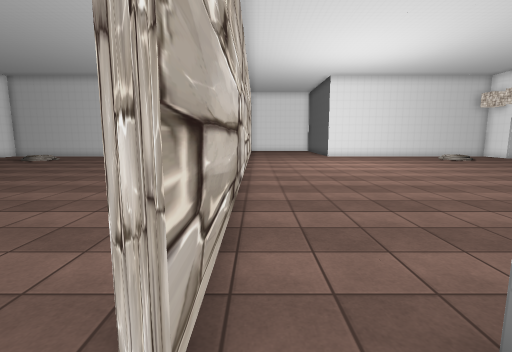
View 1 (above)

23 first-person views from a walk through a scene from a Unity 3-D project. The camera is 1.5 m above the floor, tilts 8° down and sees 85° across. The floor is counted in squares, 1 m on a side. Each view is taken from the middle of a square. On the plan, view 1 faces up. The plan holds only what a view shows up to about 14 squares ahead; the rest is blank. The player character is not drawn. Door leaves are left out, so doorways stand open. Some surface patterns are stand-ins.

View 2
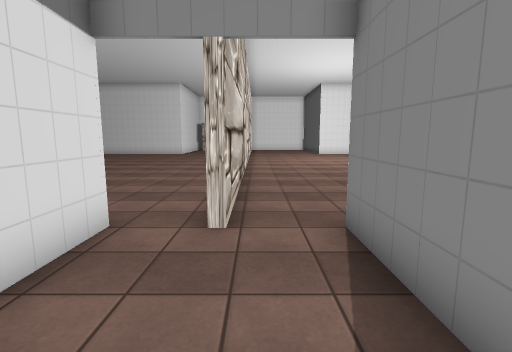

View 3
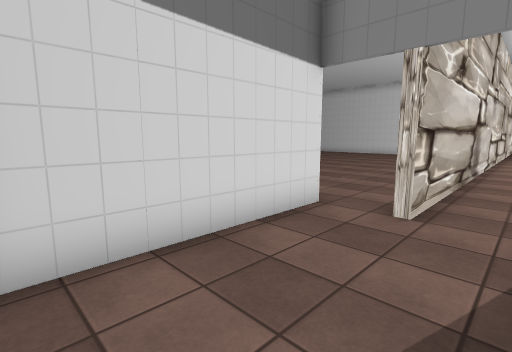

View 4
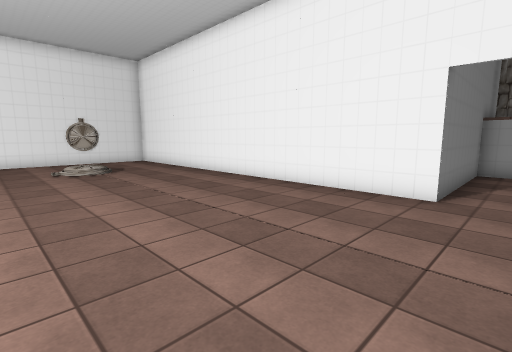

View 5
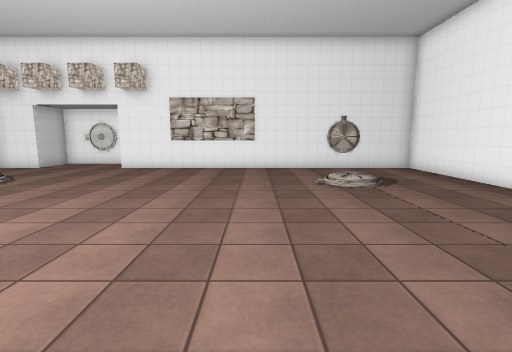

View 6
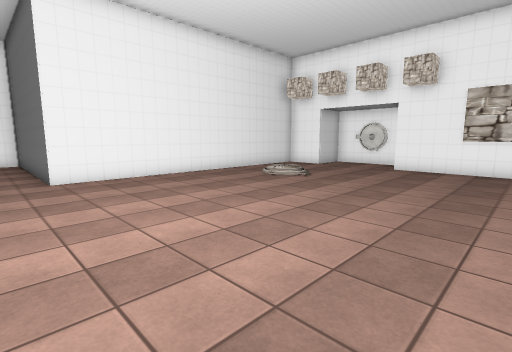

View 7
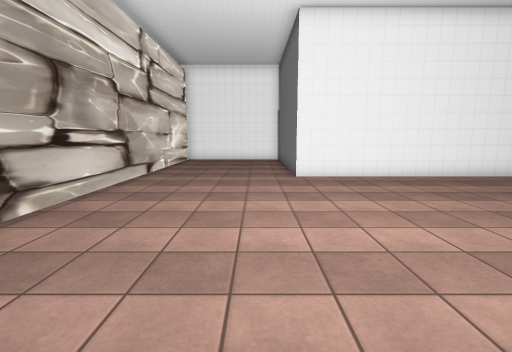

View 8
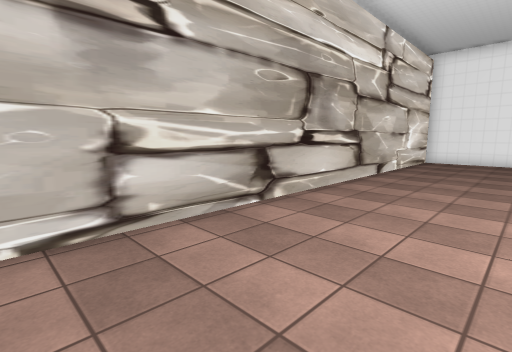

View 9
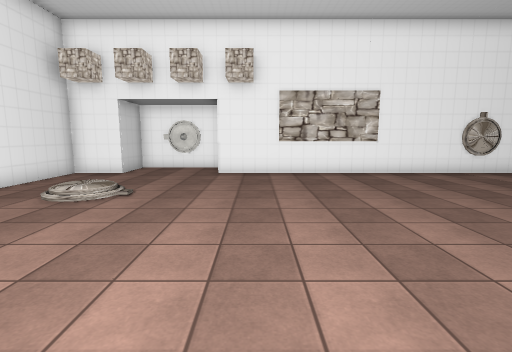

View 10
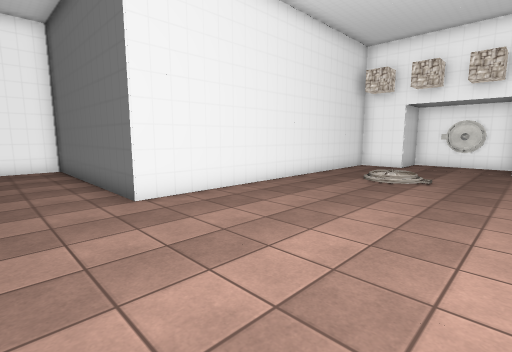

View 11
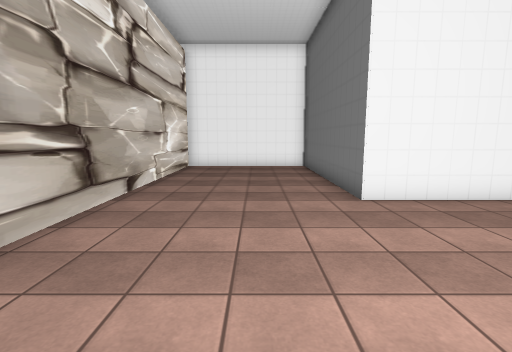

View 12
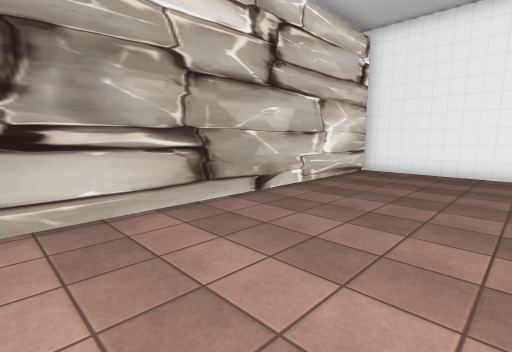

View 13
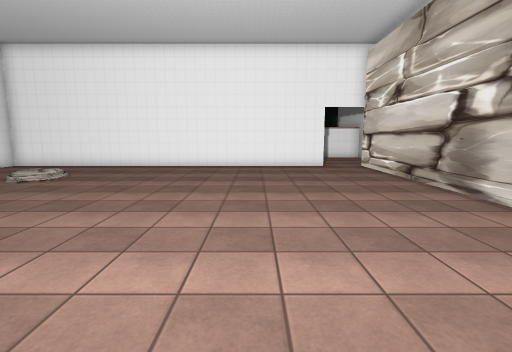

View 14
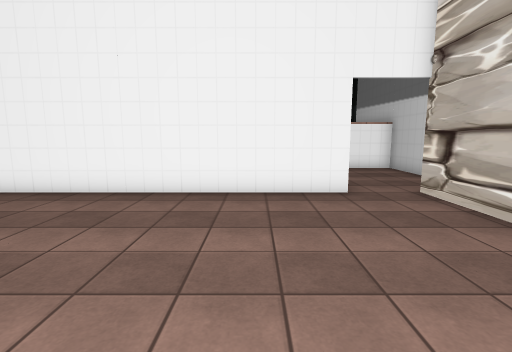

View 15
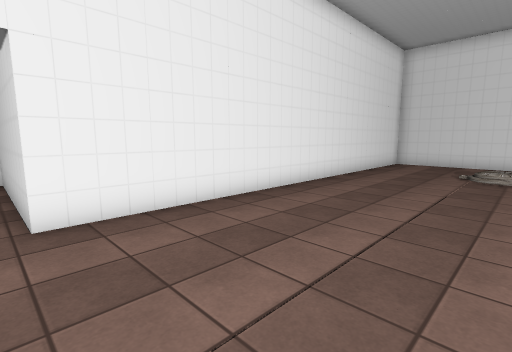

View 16
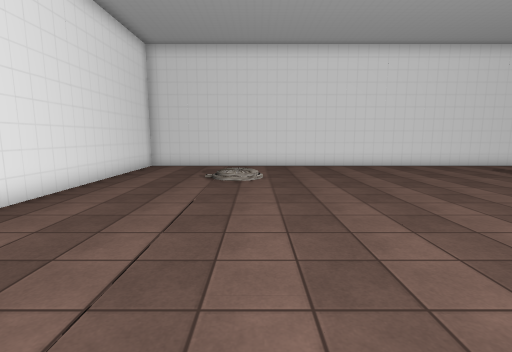

View 17
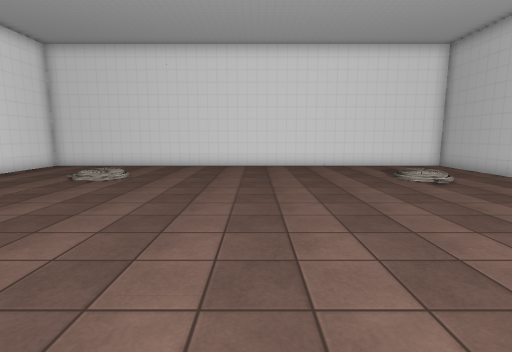

View 18
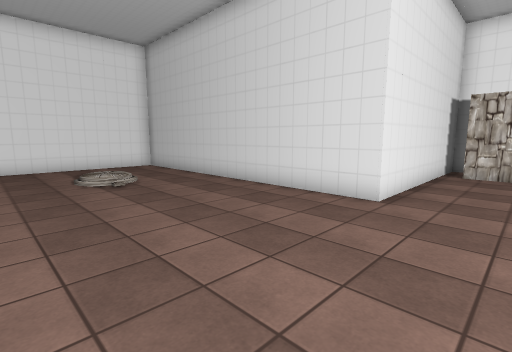

View 19
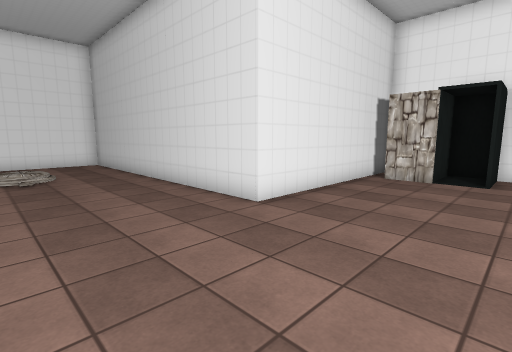

View 20
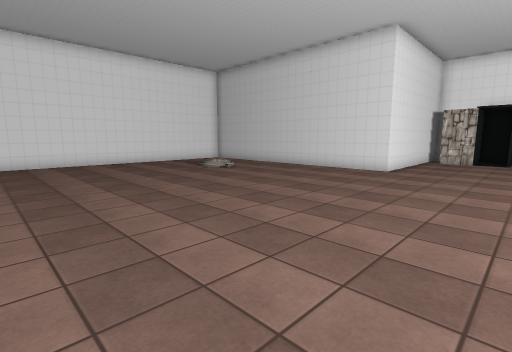

View 21
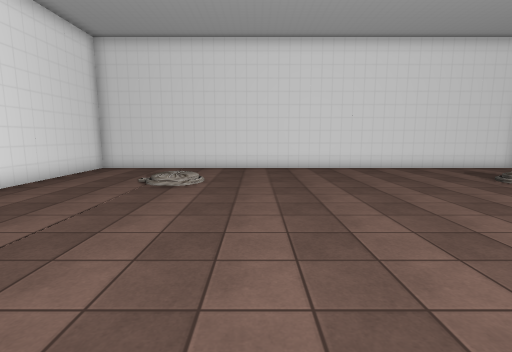

View 22
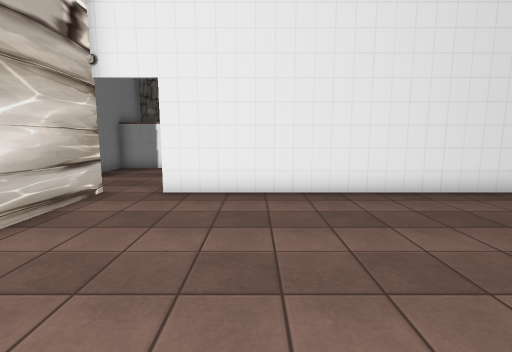

View 23
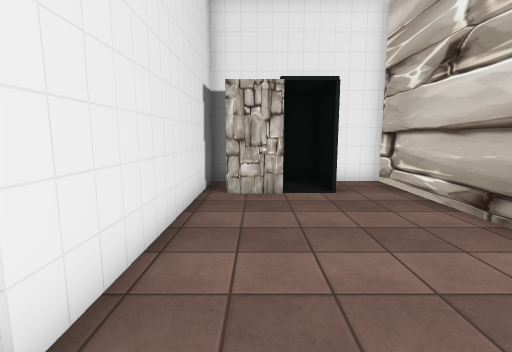

### Floor plan
Points are (right, up) in squares from view 1. A wall is a line through its corners. A room is listed if a view was taken in it or the views show most of it. See-through windows are left out.
Room 1 (views 1, 2, 3)
walls: (-0.5, 1.5) (-0.8, 1.5); (-2.5, 1.6) (-2.5, -4.5) (1.5, -4.5) (1.5, 1.6)
ways out: open door at (-0.5, 1.5) to room 2
Room 2 (views 4, 5, 6, 7, 8, 9, 10, 11, 12, 13, 14)
walls: (17.5, 19.5) (17.5, 21.5) (5.5, 21.5) (5.5, 29.4) (-0.5, 29.4) (-0.5, 1.5); (17.4, 4.3) (17.4, 4.8); (17.4, 4) (17.2, 4.8) (17.5, 5.6); (1.5, 1.6) (17.5, 1.6) (17.5, 15.6)
ways out: open door at (-0.5, 1.5) to room 1; open door at (18.2, 17.4) to room 4
Room 3 (views 15, 16, 17, 18, 19, 20, 21, 22, 23)
walls: (-18.5, 21.4) (-18.5, 1.6) (-2.5, 1.6); (-0.8, 1.5) (-0.8, 4.6); (-0.8, 24.5) (-0.8, 29.4) (-2.9, 29.4); (-6.5, 29.4) (-6.5, 21.5) (-18.1, 21.5)
objects: other object (-5, 27) to (-3, 29)
Room 4 (no view inside)
walls: (19.4, 17.7) (19.5, 18.2); (19.5, 17.6) (19.6, 18.1); (19.6, 17.1) (19.6, 19.5) (17.5, 19.5); (19.5, 16.9) (19.5, 18)
ways out: open door at (18.2, 17.4) to room 2

Where each view was taken, in squares from view 1:
view 1: 0 up, 0 right, facing up
view 2: 3 down, 0 right, facing up
view 3: 4 down, 1 right, facing up-left
view 4: 9 up, 0 right, facing down-right
view 5: 9 up, 4 right, facing right
view 6: 11 up, 4 right, facing up-right
view 7: 11 up, 4 right, facing up
view 8: 11 up, 4 right, facing up-left
view 9: 14 up, 6 right, facing right
view 10: 15 up, 3 right, facing up-right
view 11: 15 up, 3 right, facing up
view 12: 17 up, 5 right, facing up-left
view 13: 16 up, 5 right, facing down
view 14: 9 up, 4 right, facing down
view 15: 7 up, 2 left, facing down-left
view 16: 7 up, 4 left, facing left
view 17: 12 up, 4 left, facing left
view 18: 15 up, 4 left, facing up-left
view 19: 17 up, 2 left, facing up-left
view 20: 9 up, 2 left, facing up-left
view 21: 9 up, 5 left, facing left
view 22: 9 up, 5 left, facing down
view 23: 20 up, 5 left, facing up
